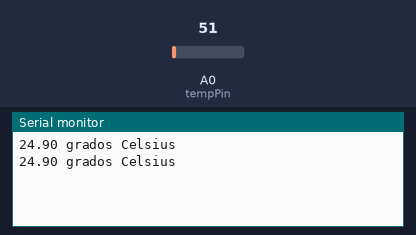
This sketch was run on a simulated Arduino Uno, built with avr-gcc and run on an emulated ATmega328P. On the bench: the last lines printed to the serial monitor. The inputs (shaded band) are chosen by the test bench; at power-on: A0 (tempPin) = 51.

Above: at 3.8 s.
3.9 s: A0 (tempPin) set to 61
At 6.5 s:
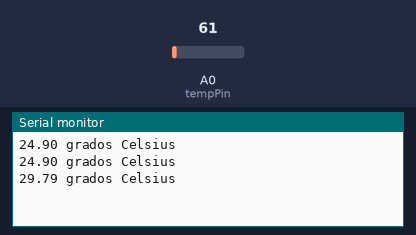
7.8 s: A0 (tempPin) set to 71
At 10.0 s:
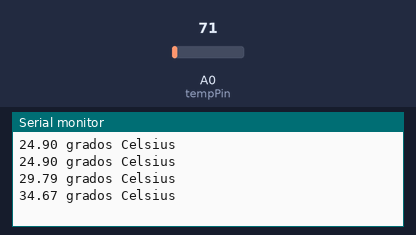
Timing chart, 0 to 11.5 s (numbered marks = the images above; inputs shaded):
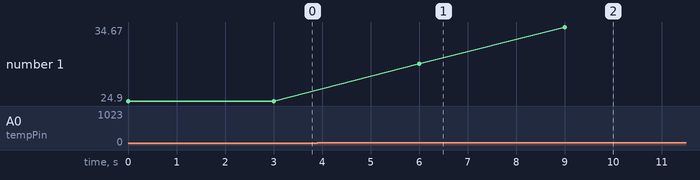

Measured:
- after the input at 3.9 s, the serial monitor: prints a new line after 2.1 s (image 1)
- after the input at 7.8 s, the serial monitor: prints a new line after 1.2 s (image 2)
- plotted number 1: 24.9 → 29.79 after the input at 3.9 s, 29.79 → 34.67 after the input at 7.8 s

The sketch:

temp.ino
```cpp
/*
  Sketch para medir la temperatura
 con el sensor de temperatura LM35
 e imprimirla por el puerto serie.
 */

float temp;  //Variable donde almacenaremos el valor medido.
int tempPin = 0; // Definimos la entrada en pin A0

void setup()
{
  // Abre puerto serial y lo configura a 9600 bps
  Serial.begin(9600);
}

void loop()
{
  // Leemos el valor del sensor.
  temp = analogRead(tempPin);

  //Calcula la temperatura usando como referencia 5v.
  temp = (5.0 * temp * 100.0)/1024.0;

  // Envia el dato al puerto serie.
  Serial.print(temp);
  Serial.print(" grados Celsius\n");

  // Una pequeña pausa hasta la siguiente lectura.
  delay(3000);
}
```
